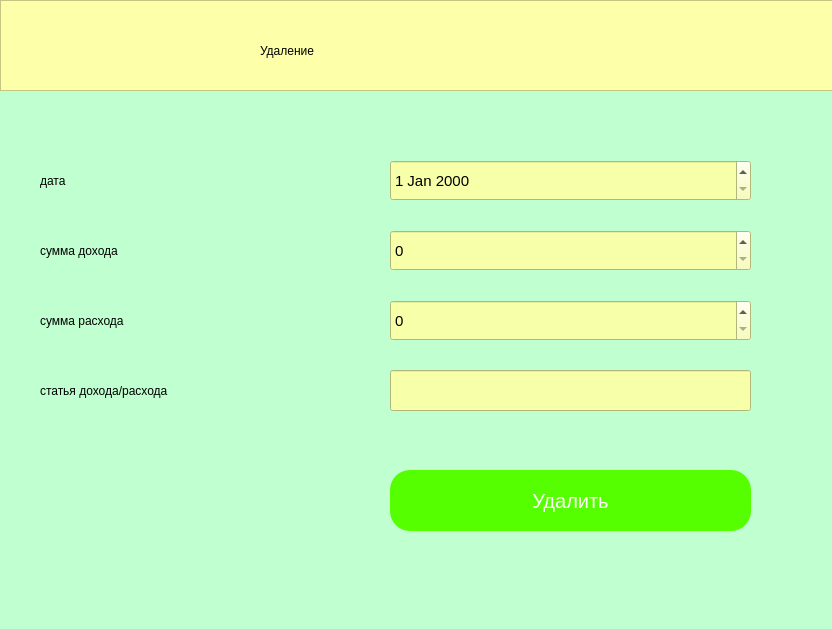
<?xml version="1.0" encoding="UTF-8"?>
<ui version="4.0">
 <class>Form</class>
 <widget class="QWidget" name="Form">
  <property name="geometry">
   <rect>
    <x>0</x>
    <y>0</y>
    <width>832</width>
    <height>629</height>
   </rect>
  </property>
  <property name="windowTitle">
   <string>Form</string>
  </property>
  <property name="styleSheet">
   <string notr="true">background-color: rgb(192, 255, 207);</string>
  </property>
  <widget class="QLabel" name="label">
   <property name="geometry">
    <rect>
     <x>260</x>
     <y>20</y>
     <width>261</width>
     <height>61</height>
    </rect>
   </property>
   <property name="styleSheet">
    <string notr="true">font: 63 25pt &quot;Yu Gothic UI Semibold&quot;;
background-color: rgb(254, 255, 169)</string>
   </property>
   <property name="text">
    <string>Удаление</string>
   </property>
  </widget>
  <widget class="QFrame" name="frame">
   <property name="geometry">
    <rect>
     <x>0</x>
     <y>0</y>
     <width>841</width>
     <height>91</height>
    </rect>
   </property>
   <property name="styleSheet">
    <string notr="true">background-color: rgb(254, 255, 169)</string>
   </property>
   <property name="frameShape">
    <enum>QFrame::StyledPanel</enum>
   </property>
   <property name="frameShadow">
    <enum>QFrame::Raised</enum>
   </property>
  </widget>
  <widget class="QLabel" name="label_2">
   <property name="geometry">
    <rect>
     <x>40</x>
     <y>160</y>
     <width>81</width>
     <height>41</height>
    </rect>
   </property>
   <property name="styleSheet">
    <string notr="true">font: 18pt &quot;Yu Gothic UI Semilight&quot;;</string>
   </property>
   <property name="text">
    <string>дата</string>
   </property>
  </widget>
  <widget class="QLabel" name="label_3">
   <property name="geometry">
    <rect>
     <x>40</x>
     <y>230</y>
     <width>191</width>
     <height>41</height>
    </rect>
   </property>
   <property name="styleSheet">
    <string notr="true">font: 18pt &quot;Yu Gothic UI Semilight&quot;;</string>
   </property>
   <property name="text">
    <string>сумма дохода</string>
   </property>
  </widget>
  <widget class="QLabel" name="label_4">
   <property name="geometry">
    <rect>
     <x>40</x>
     <y>300</y>
     <width>201</width>
     <height>41</height>
    </rect>
   </property>
   <property name="styleSheet">
    <string notr="true">font: 18pt &quot;Yu Gothic UI Semilight&quot;;</string>
   </property>
   <property name="text">
    <string>сумма расхода</string>
   </property>
  </widget>
  <widget class="QDateEdit" name="dateEdit">
   <property name="geometry">
    <rect>
     <x>390</x>
     <y>160</y>
     <width>361</width>
     <height>41</height>
    </rect>
   </property>
   <property name="styleSheet">
    <string notr="true">font-size: 15px;
background-color: rgb(248, 255, 169)</string>
   </property>
  </widget>
  <widget class="QLabel" name="label_5">
   <property name="geometry">
    <rect>
     <x>40</x>
     <y>370</y>
     <width>301</width>
     <height>41</height>
    </rect>
   </property>
   <property name="styleSheet">
    <string notr="true">font: 18pt &quot;Yu Gothic UI Semilight&quot;;</string>
   </property>
   <property name="text">
    <string>статья дохода/расхода</string>
   </property>
  </widget>
  <widget class="QSpinBox" name="doxod">
   <property name="geometry">
    <rect>
     <x>390</x>
     <y>230</y>
     <width>361</width>
     <height>41</height>
    </rect>
   </property>
   <property name="styleSheet">
    <string notr="true">font-size: 15px;
background-color: rgb(248, 255, 169)</string>
   </property>
  </widget>
  <widget class="QSpinBox" name="rasxod">
   <property name="geometry">
    <rect>
     <x>390</x>
     <y>300</y>
     <width>361</width>
     <height>41</height>
    </rect>
   </property>
   <property name="styleSheet">
    <string notr="true">font-size: 15px;
background-color: rgb(248, 255, 169)</string>
   </property>
  </widget>
  <widget class="QLineEdit" name="state">
   <property name="geometry">
    <rect>
     <x>390</x>
     <y>370</y>
     <width>361</width>
     <height>41</height>
    </rect>
   </property>
   <property name="styleSheet">
    <string notr="true">font-size: 15px;
background-color: rgb(248, 255, 169)</string>
   </property>
  </widget>
  <widget class="QPushButton" name="addbtn">
   <property name="geometry">
    <rect>
     <x>390</x>
     <y>470</y>
     <width>361</width>
     <height>61</height>
    </rect>
   </property>
   <property name="styleSheet">
    <string notr="true">font-size: 20px;
background-color: rgb(85, 255, 0);
border-radius: 20px;
color: white;</string>
   </property>
   <property name="text">
    <string>Удалить</string>
   </property>
  </widget>
  <widget class="QLabel" name="error">
   <property name="geometry">
    <rect>
     <x>40</x>
     <y>500</y>
     <width>311</width>
     <height>41</height>
    </rect>
   </property>
   <property name="styleSheet">
    <string notr="true">font: 75 16pt &quot;MS Shell Dlg 2&quot;;
color: red;</string>
   </property>
   <property name="text">
    <string/>
   </property>
  </widget>
  <zorder>frame</zorder>
  <zorder>label</zorder>
  <zorder>label_2</zorder>
  <zorder>label_3</zorder>
  <zorder>label_4</zorder>
  <zorder>dateEdit</zorder>
  <zorder>label_5</zorder>
  <zorder>doxod</zorder>
  <zorder>rasxod</zorder>
  <zorder>state</zorder>
  <zorder>addbtn</zorder>
  <zorder>error</zorder>
 </widget>
 <resources/>
 <connections/>
</ui>
